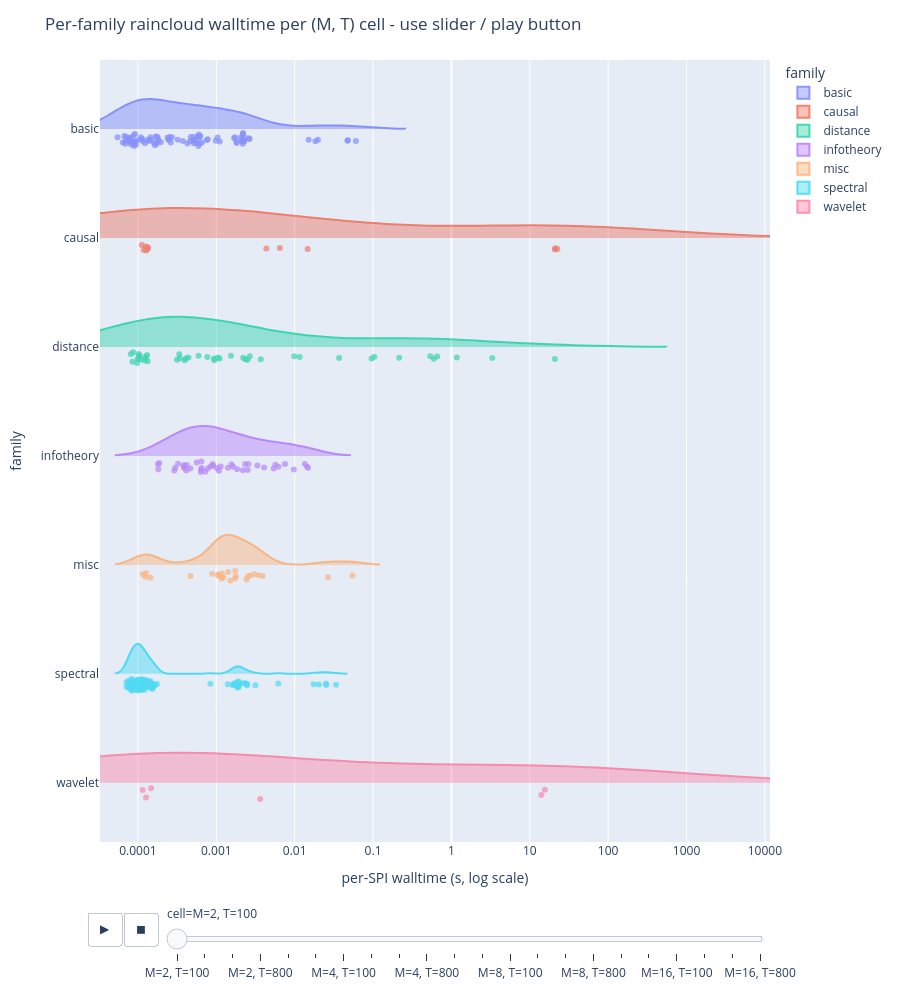

The notebook cell this image was saved under:
### Code cell
# Per-cell per-family raincloud view: each frame is one (M, T) cell, with
# one half violin plus jittered SPI points for each family row.
import plotly.express as px

df_pos = df.loc[df['walltime_s'] > 0].copy()

if len(df_pos):
    df_cell = df_pos.assign(
        cell=df_pos['M'].astype(str).radd('M=') + ', T=' + df_pos['T'].astype(str),
        log_walltime_s=np.log10(df_pos['walltime_s']),
    )
    cell_order = sorted(df_cell['cell'].unique(),
                        key=lambda s: (int(s.split(',')[0][2:]), int(s.split('T=')[1])))
    family_order = sorted(df_cell['family'].unique())

    fill = []
    for cell in cell_order:
        present = set(df_cell.loc[df_cell['cell'] == cell, 'family'])
        for fam in family_order:
            if fam not in present:
                fill.append({'cell': cell, 'family': fam, 'spi': '',
                             'walltime_s': float('nan'), 'log_walltime_s': float('nan'),
                             'M': None, 'T': None})
    if fill:
        df_cell = pd.concat([df_cell, pd.DataFrame(fill)], ignore_index=True)

    exp_min = int(np.floor(df_cell['log_walltime_s'].min()))
    exp_max = int(np.ceil(df_cell['log_walltime_s'].max()))
    tickvals = list(range(exp_min, exp_max + 1))
    ticktext = [f'{10**exp:g}' for exp in tickvals]

    fig = px.violin(
        df_cell,
        x='log_walltime_s', y='family', color='family',
        animation_frame='cell',
        category_orders={'cell': cell_order, 'family': family_order},
        hover_data={
            'spi': True, 'M': True, 'T': True,
            'walltime_s': ':.4f', 'family': False, 'cell': False,
            'log_walltime_s': False,
        },
        points='all',
        height=1000,
        range_x=[df_cell['log_walltime_s'].min() - 0.2,
                 df_cell['log_walltime_s'].max() + 0.2],
    )

    style = {
        'side': 'positive',
        'pointpos': -0.35,
        'jitter': 0.22,
        'width': 0.55,
        'meanline_visible': False,
        'box_visible': False,
        'marker': {'size': 6, 'opacity': 0.72},
        'opacity': 0.72,
    }
    for trace in fig.data:
        trace.update(**style)
    for frame in fig.frames:
        for trace in frame.data:
            trace.update(**style)

    fig.update_layout(
        xaxis={
            'title': 'per-SPI walltime (s, log scale)',
            'tickmode': 'array',
            'tickvals': tickvals,
            'ticktext': ticktext,
        },
        yaxis_title='family',
        title='Per-family raincloud walltime per (M, T) cell - use slider / play button',
        legend_title_text='family',
        margin={'l': 100, 'r': 20, 't': 60, 'b': 80},
    )
    fig.show()
else:
    print('(no data yet)')

### Figure 1 — Plotly figure (JSON) as saved in the notebook; plotly's stock layout.template omitted (floating-point values rounded to 4 significant figures; data arrays with more than 128 entries replaced by an {"elided": "..."} marker saying what was removed)
{"data": [{"alignmentgroup": "True", "box": {"visible": false}, "customdata": {"elided": "84x5 mixed values"}, "hovertemplate": "spi=%{customdata[0]}<br>M=%{customdata[1]}<br>T=%{customdata[2]}<br>walltime_s=%{customdata[3]:.4f}<extra></extra>", "jitter": 0.22, "legendgroup": "basic", "marker": {"color": "#636efa", "opacity": 0.72, "size": 6}, "meanline": {"visible": false}, "name": "basic", "offsetgroup": "basic", "opacity": 0.72, "orientation": "h", "pointpos": -0.35, "points": "all", "scalegroup": "True", "showlegend": true, "side": "positive", "type": "violin", "width": 0.55, "x": [-1.219, -1.326, -2.956, -1.321, -3.183, -1.735, -3.007, -3.223, -3.983, -4.027, -4.102, -3.939, -4.046, -4.036, -4.131, -4.161, -4.081, -4.092, -4.194, -3.963, -4.149, -4.26, -4.174, -4.051, -3.759, -3.91, -4.081, -4.108, -4.056, -4.161, -4.032, -4.027, -1.703, -3.369, -2.577, -3.122, -3.426, -3.623, -3.595, -3.738, -3.772, -3.796, -3.839, -3.827, -3.87, -3.754, -3.708, -3.564, -3.863, -3.943, -3.212, -3.237, -3.327, -3.287, -3.293, -3.261, -3.214, -3.257, -3.334, -3.287, -3.11, -2.985, -3.228, -3.203, -2.584, -2.663, -2.649, -2.641, -2.662, -2.773, -2.739, -2.74, -2.659, -2.762, -2.67, -2.676, -2.688, -2.639, -1.822, -3.783, -3.745, -3.611, -3.58, -3.491], "x0": " ", "xaxis": "x", "y": ["basic", "basic", "basic", "basic", "basic", "basic", "basic", "basic", "basic", "basic", "basic", "basic", "basic", "basic", "basic", "basic", "basic", "basic", "basic", "basic", "basic", "basic", "basic", "basic", "basic", "basic", "basic", "basic", "basic", "basic", "basic", "basic", "basic", "basic", "basic", "basic", "basic", "basic", "basic", "basic", "basic", "basic", "basic", "basic", "basic", "basic", "basic", "basic", "basic", "basic", "basic", "basic", "basic", "basic", "basic", "basic", "basic", "basic", "basic", "basic", "basic", "basic", "basic", "basic", "basic", "basic", "basic", "basic", "basic", "basic", "basic", "basic", "basic", "basic", "basic", "basic", "basic", "basic", "basic", "basic", "basic", "basic", "basic", "basic"], "y0": " ", "yaxis": "y"}, {"alignmentgroup": "True", "box": {"visible": false}, "customdata": [["anm", 2, 100, 0.006462, "M=2, T=100"], ["cds", 2, 100, 0.01466, "M=2, T=100"], ["reci", 2, 100, 0.00435, "M=2, T=100"], ["ccm_E-None_mean", 2, 100, 22.48, "M=2, T=100"], ["ccm_E-None_max", 2, 100, 0.000135, "M=2, T=100"], ["ccm_E-None_diff", 2, 100, 0.000133, "M=2, T=100"], ["ccm_E-1_mean", 2, 100, 20.97, "M=2, T=100"], ["ccm_E-1_max", 2, 100, 0.000119, "M=2, T=100"], ["ccm_E-1_diff", 2, 100, 0.000128, "M=2, T=100"], ["ccm_E-10_mean", 2, 100, 21.09, "M=2, T=100"], ["ccm_E-10_max", 2, 100, 0.000112, "M=2, T=100"], ["ccm_E-10_diff", 2, 100, 0.000126, "M=2, T=100"]], "hovertemplate": "spi=%{customdata[0]}<br>M=%{customdata[1]}<br>T=%{customdata[2]}<br>walltime_s=%{customdata[3]:.4f}<extra></extra>", "jitter": 0.22, "legendgroup": "causal", "marker": {"color": "#EF553B", "opacity": 0.72, "size": 6}, "meanline": {"visible": false}, "name": "causal", "offsetgroup": "causal", "opacity": 0.72, "orientation": "h", "pointpos": -0.35, "points": "all", "scalegroup": "True", "showlegend": true, "side": "positive", "type": "violin", "width": 0.55, "x": [-2.19, -1.834, -2.362, 1.352, -3.87, -3.876, 1.322, -3.924, -3.893, 1.324, -3.951, -3.9], "x0": " ", "xaxis": "x", "y": ["causal", "causal", "causal", "causal", "causal", "causal", "causal", "causal", "causal", "causal", "causal", "causal"], "y0": " ", "yaxis": "y"}, {"alignmentgroup": "True", "box": {"visible": false}, "customdata": {"elided": "44x5 mixed values"}, "hovertemplate": "spi=%{customdata[0]}<br>M=%{customdata[1]}<br>T=%{customdata[2]}<br>walltime_s=%{customdata[3]:.4f}<extra></extra>", "jitter": 0.22, "legendgroup": "distance", "marker": {"color": "#00cc96", "opacity": 0.72, "size": 6}, "meanline": {"visible": false}, "name": "distance", "offsetgroup": "distance", "opacity": 0.72, "orientation": "h", "pointpos": -0.35, "points": "all", "scalegroup": "True", "showlegend": true, "side": "positive", "type": "violin", "width": 0.55, "x": [-3.115, -3.389, -3.226, -3.356, -3.405, -3.502, 1.32, -2.813, -2.005, -2.572, -2.658, -0.2704, -1.432, -0.9843, -2.432, -1.937, -1.019, 0.5219, -3.472, -3.883, -3.876, -0.6667, -2.6, -2.629, -0.2239, -2.957, -3.031, -3.025, -3.991, -0.1814, -3.9, -2.981, -3.987, 0.06885, -3.917, -3.903, -4.009, -3.967, -4.071, -3.979, -4.06, -4.004, -4.092, -3.466], "x0": " ", "xaxis": "x", "y": ["distance", "distance", "distance", "distance", "distance", "distance", "distance", "distance", "distance", "distance", "distance", "distance", "distance", "distance", "distance", "distance", "distance", "distance", "distance", "distance", "distance", "distance", "distance", "distance", "distance", "distance", "distance", "distance", "distance", "distance", "distance", "distance", "distance", "distance", "distance", "distance", "distance", "distance", "distance", "distance", "distance", "distance", "distance", "distance"], "y0": " ", "yaxis": "y"}, {"alignmentgroup": "True", "box": {"visible": false}, "customdata": {"elided": "43x5 mixed values"}, "hovertemplate": "spi=%{customdata[0]}<br>M=%{customdata[1]}<br>T=%{customdata[2]}<br>walltime_s=%{customdata[3]:.4f}<extra></extra>", "jitter": 0.22, "legendgroup": "infotheory", "marker": {"color": "#ab63fa", "opacity": 0.72, "size": 6}, "meanline": {"visible": false}, "name": "infotheory", "offsetgroup": "infotheory", "opacity": 0.72, "orientation": "h", "pointpos": -0.35, "points": "all", "scalegroup": "True", "showlegend": true, "side": "positive", "type": "violin", "width": 0.55, "x": [-3.535, -3.376, -3.408, -3.745, -3.523, -3.412, -2.806, -2.599, -2.123, -3.416, -3.331, -3.109, -3.382, -3.191, -2.661, -3.199, -2.966, -2.59, -3.19, -2.944, -2.632, -3.74, -3.188, -3.25, -3.041, -3.728, -2.995, -3.047, -3.076, -2.011, -1.87, -2.245, -2.267, -2.786, -2.85, -2.476, -3.488, -3.141, -2.734, -2.206, -2.391, -1.83, -1.842], "x0": " ", "xaxis": "x", "y": ["infotheory", "infotheory", "infotheory", "infotheory", "infotheory", "infotheory", "infotheory", "infotheory", "infotheory", "infotheory", "infotheory", "infotheory", "infotheory", "infotheory", "infotheory", "infotheory", "infotheory", "infotheory", "infotheory", "infotheory", "infotheory", "infotheory", "infotheory", "infotheory", "infotheory", "infotheory", "infotheory", "infotheory", "infotheory", "infotheory", "infotheory", "infotheory", "infotheory", "infotheory", "infotheory", "infotheory", "infotheory", "infotheory", "infotheory", "infotheory", "infotheory", "infotheory", "infotheory"], "y0": " ", "yaxis": "y"}, {"alignmentgroup": "True", "box": {"visible": false}, "customdata": [["lmfit_Ridge", 2, 100, 0.00243, "M=2, T=100"], ["lmfit_Lasso", 2, 100, 0.001771, "M=2, T=100"], ["lmfit_SGDRegressor", 2, 100, 0.001731, "M=2, T=100"], ["lmfit_ElasticNet", 2, 100, 0.001507, "M=2, T=100"], ["lmfit_BayesianRidge", 2, 100, 0.003063, "M=2, T=100"], ["gpfit_DotProduct", 2, 100, 0.02658, "M=2, T=100"], ["gpfit_RBF", 2, 100, 0.05485, "M=2, T=100"], ["coint_johansen_max_eig_stat_order-0_ardiff-10", 2, 100, 0.003895, "M=2, T=100"], ["coint_johansen_trace_stat_order-0_ardiff-10", 2, 100, 0.000145, "M=2, T=100"], ["coint_johansen_max_eig_stat_order-0_ardiff-1", 2, 100, 0.001177, "M=2, T=100"], ["coint_johansen_trace_stat_order-0_ardiff-1", 2, 100, 0.000127, "M=2, T=100"], ["coint_johansen_max_eig_stat_order-1_ardiff-10", 2, 100, 0.001228, "M=2, T=100"], ["coint_johansen_trace_stat_order-1_ardiff-10", 2, 100, 0.000125, "M=2, T=100"], ["coint_johansen_max_eig_stat_order-1_ardiff-1", 2, 100, 0.000883, "M=2, T=100"], ["coint_johansen_trace_stat_order-1_ardiff-1", 2, 100, 0.000115, "M=2, T=100"], ["coint_aeg_tstat_trend-c_autolag-aic_maxlag-10", 2, 100, 0.00349, "M=2, T=100"], ["coint_aeg_tstat_trend-ct_autolag-aic_maxlag-10", 2, 100, 0.00273, "M=2, T=100"], ["coint_aeg_tstat_trend-ct_autolag-bic_maxlag-10", 2, 100, 0.002536, "M=2, T=100"], ["pec", 2, 100, 0.001744, "M=2, T=100"], ["pec_orth", 2, 100, 0.001419, "M=2, T=100"], ["pec_log", 2, 100, 0.001173, "M=2, T=100"], ["pec_orth_log", 2, 100, 0.001142, "M=2, T=100"], ["pec_orth_abs", 2, 100, 0.001067, "M=2, T=100"], ["pec_orth_log_abs", 2, 100, 0.00105, "M=2, T=100"], ["ids", 2, 100, 0.000468, "M=2, T=100"]], "hovertemplate": "spi=%{customdata[0]}<br>M=%{customdata[1]}<br>T=%{customdata[2]}<br>walltime_s=%{customdata[3]:.4f}<extra></extra>", "jitter": 0.22, "legendgroup": "misc", "marker": {"color": "#FFA15A", "opacity": 0.72, "size": 6}, "meanline": {"visible": false}, "name": "misc", "offsetgroup": "misc", "opacity": 0.72, "orientation": "h", "pointpos": -0.35, "points": "all", "scalegroup": "True", "showlegend": true, "side": "positive", "type": "violin", "width": 0.55, "x": [-2.614, -2.752, -2.762, -2.822, -2.514, -1.576, -1.261, -2.409, -3.839, -2.929, -3.896, -2.911, -3.903, -3.054, -3.939, -2.457, -2.564, -2.596, -2.758, -2.848, -2.931, -2.942, -2.972, -2.979, -3.33], "x0": " ", "xaxis": "x", "y": ["misc", "misc", "misc", "misc", "misc", "misc", "misc", "misc", "misc", "misc", "misc", "misc", "misc", "misc", "misc", "misc", "misc", "misc", "misc", "misc", "misc", "misc", "misc", "misc", "misc"], "y0": " ", "yaxis": "y"}, {"alignmentgroup": "True", "box": {"visible": false}, "customdata": {"elided": "114x5 mixed values"}, "hovertemplate": "spi=%{customdata[0]}<br>M=%{customdata[1]}<br>T=%{customdata[2]}<br>walltime_s=%{customdata[3]:.4f}<extra></extra>", "jitter": 0.22, "legendgroup": "spectral", "marker": {"color": "#19d3f3", "opacity": 0.72, "size": 6}, "meanline": {"visible": false}, "name": "spectral", "offsetgroup": "spectral", "opacity": 0.72, "orientation": "h", "pointpos": -0.35, "points": "all", "scalegroup": "True", "showlegend": true, "side": "positive", "type": "violin", "width": 0.55, "x": [-2.632, -2.753, -3.873, -3.924, -4.081, -4.056, -2.728, -3.921, -3.983, -4.051, -4.108, -4.046, -2.753, -3.939, -4.009, -4.081, -4.114, -4.125, -2.647, -2.698, -2.715, -2.776, -3.951, -3.987, -3.983, -4.076, -4.102, -2.79, -3.975, -4.022, -4.102, -4.143, -4.149, -2.77, -3.903, -3.936, -3.975, -4.009, -4.051, -2.715, -3.947, -3.886, -4.092, -4.125, -3.963, -2.711, -3.936, -3.979, -3.967, -4.013, -4.081, -2.722, -3.914, -3.963, -4.022, -4.081, -4.092, -1.691, -3.815, -3.917, -3.812, -4.022, -4.0, -1.597, -3.839, -3.886, -3.991, -4.046, -4.086, -1.758, -3.807, -3.939, -4.032, -4.076, -4.092, -1.601, -3.839, -3.939, -4.018, -4.06, -4.086, -1.472, -3.83, -3.91, -4.013, -4.041, -4.06, -2.501, -2.604, -2.609, -2.209, -3.827, -3.914, -3.757, -3.983, -4.036, -2.854, -3.783, -3.812, -3.075, -3.807, -3.836, -2.733, -3.796, -3.81, -3.879, -3.963, -3.991, -3.939, -4.009, -4.009, -3.917, -3.979, -4.0], "x0": " ", "xaxis": "x", "y": ["spectral", "spectral", "spectral", "spectral", "spectral", "spectral", "spectral", "spectral", "spectral", "spectral", "spectral", "spectral", "spectral", "spectral", "spectral", "spectral", "spectral", "spectral", "spectral", "spectral", "spectral", "spectral", "spectral", "spectral", "spectral", "spectral", "spectral", "spectral", "spectral", "spectral", "spectral", "spectral", "spectral", "spectral", "spectral", "spectral", "spectral", "spectral", "spectral", "spectral", "spectral", "spectral", "spectral", "spectral", "spectral", "spectral", "spectral", "spectral", "spectral", "spectral", "spectral", "spectral", "spectral", "spectral", "spectral", "spectral", "spectral", "spectral", "spectral", "spectral", "spectral", "spectral", "spectral", "spectral", "spectral", "spectral", "spectral", "spectral", "spectral", "spectral", "spectral", "spectral", "spectral", "spectral", "spectral", "spectral", "spectral", "spectral", "spectral", "spectral", "spectral", "spectral", "spectral", "spectral", "spectral", "spectral", "spectral", "spectral", "spectral", "spectral", "spectral", "spectral", "spectral", "spectral", "spectral", "spectral", "spectral", "spectral", "spectral", "spectral", "spectral", "spectral", "spectral", "spectral", "spectral", "spectral", "spectral", "spectral", "spectral", "spectral", "spectral", "spectral", "spectral", "spectral"], "y0": " ", "yaxis": "y"}, {"alignmentgroup": "True", "box": {"visible": false}, "customdata": [["psi_wavelet_mean_fs-1_fmin-0_fmax-0-5_mean", 2, 100, 15.59, "M=2, T=100"], ["psi_wavelet_mean_fs-1_fmin-0_fmax-0-25_mean", 2, 100, 14.06, "M=2, T=100"], ["psi_wavelet_mean_fs-1_fmin-0-25_fmax-0-5_mean", 2, 100, 0.00364, "M=2, T=100"], ["psi_wavelet_max_fs-1_fmin-0_fmax-0-5_max", 2, 100, 0.000147, "M=2, T=100"], ["psi_wavelet_max_fs-1_fmin-0_fmax-0-25_max", 2, 100, 0.000127, "M=2, T=100"], ["psi_wavelet_max_fs-1_fmin-0-25_fmax-0-5_max", 2, 100, 0.000115, "M=2, T=100"]], "hovertemplate": "spi=%{customdata[0]}<br>M=%{customdata[1]}<br>T=%{customdata[2]}<br>walltime_s=%{customdata[3]:.4f}<extra></extra>", "jitter": 0.22, "legendgroup": "wavelet", "marker": {"color": "#FF6692", "opacity": 0.72, "size": 6}, "meanline": {"visible": false}, "name": "wavelet", "offsetgroup": "wavelet", "opacity": 0.72, "orientation": "h", "pointpos": -0.35, "points": "all", "scalegroup": "True", "showlegend": true, "side": "positive", "type": "violin", "width": 0.55, "x": [1.193, 1.148, -2.439, -3.833, -3.896, -3.939], "x0": " ", "xaxis": "x", "y": ["wavelet", "wavelet", "wavelet", "wavelet", "wavelet", "wavelet"], "y0": " ", "yaxis": "y"}], "layout": {"height": 1000, "legend": {"title": {"text": "family"}, "tracegroupgap": 0}, "margin": {"b": 80, "l": 100, "r": 20, "t": 60}, "sliders": [{"active": 0, "currentvalue": {"prefix": "cell="}, "len": 0.9, "pad": {"b": 10, "t": 60}, "steps": [{"args": [["M=2, T=100"], {"frame": {"duration": 0, "redraw": true}, "fromcurrent": true, "mode": "immediate", "transition": {"duration": 0, "easing": "linear"}}], "label": "M=2, T=100", "method": "animate"}, {"args": [["M=2, T=200"], {"frame": {"duration": 0, "redraw": true}, "fromcurrent": true, "mode": "immediate", "transition": {"duration": 0, "easing": "linear"}}], "label": "M=2, T=200", "method": "animate"}, {"args": [["M=2, T=400"], {"frame": {"duration": 0, "redraw": true}, "fromcurrent": true, "mode": "immediate", "transition": {"duration": 0, "easing": "linear"}}], "label": "M=2, T=400", "method": "animate"}, {"args": [["M=2, T=800"], {"frame": {"duration": 0, "redraw": true}, "fromcurrent": true, "mode": "immediate", "transition": {"duration": 0, "easing": "linear"}}], "label": "M=2, T=800", "method": "animate"}, {"args": [["M=2, T=1600"], {"frame": {"duration": 0, "redraw": true}, "fromcurrent": true, "mode": "immediate", "transition": {"duration": 0, "easing": "linear"}}], "label": "M=2, T=1600", "method": "animate"}, {"args": [["M=2, T=3200"], {"frame": {"duration": 0, "redraw": true}, "fromcurrent": true, "mode": "immediate", "transition": {"duration": 0, "easing": "linear"}}], "label": "M=2, T=3200", "method": "animate"}, {"args": [["M=4, T=100"], {"frame": {"duration": 0, "redraw": true}, "fromcurrent": true, "mode": "immediate", "transition": {"duration": 0, "easing": "linear"}}], "label": "M=4, T=100", "method": "animate"}, {"args": [["M=4, T=200"], {"frame": {"duration": 0, "redraw": true}, "fromcurrent": true, "mode": "immediate", "transition": {"duration": 0, "easing": "linear"}}], "label": "M=4, T=200", "method": "animate"}, {"args": [["M=4, T=400"], {"frame": {"duration": 0, "redraw": true}, "fromcurrent": true, "mode": "immediate", "transition": {"duration": 0, "easing": "linear"}}], "label": "M=4, T=400", "method": "animate"}, {"args": [["M=4, T=800"], {"frame": {"duration": 0, "redraw": true}, "fromcurrent": true, "mode": "immediate", "transition": {"duration": 0, "easing": "linear"}}], "label": "M=4, T=800", "method": "animate"}, {"args": [["M=4, T=1600"], {"frame": {"duration": 0, "redraw": true}, "fromcurrent": true, "mode": "immediate", "transition": {"duration": 0, "easing": "linear"}}], "label": "M=4, T=1600", "method": "animate"}, {"args": [["M=4, T=3200"], {"frame": {"duration": 0, "redraw": true}, "fromcurrent": true, "mode": "immediate", "transition": {"duration": 0, "easing": "linear"}}], "label": "M=4, T=3200", "method": "animate"}, {"args": [["M=8, T=100"], {"frame": {"duration": 0, "redraw": true}, "fromcurrent": true, "mode": "immediate", "transition": {"duration": 0, "easing": "linear"}}], "label": "M=8, T=100", "method": "animate"}, {"args": [["M=8, T=200"], {"frame": {"duration": 0, "redraw": true}, "fromcurrent": true, "mode": "immediate", "transition": {"duration": 0, "easing": "linear"}}], "label": "M=8, T=200", "method": "animate"}, {"args": [["M=8, T=400"], {"frame": {"duration": 0, "redraw": true}, "fromcurrent": true, "mode": "immediate", "transition": {"duration": 0, "easing": "linear"}}], "label": "M=8, T=400", "method": "animate"}, {"args": [["M=8, T=800"], {"frame": {"duration": 0, "redraw": true}, "fromcurrent": true, "mode": "immediate", "transition": {"duration": 0, "easing": "linear"}}], "label": "M=8, T=800", "method": "animate"}, {"args": [["M=8, T=1600"], {"frame": {"duration": 0, "redraw": true}, "fromcurrent": true, "mode": "immediate", "transition": {"duration": 0, "easing": "linear"}}], "label": "M=8, T=1600", "method": "animate"}, {"args": [["M=8, T=3200"], {"frame": {"duration": 0, "redraw": true}, "fromcurrent": true, "mode": "immediate", "transition": {"duration": 0, "easing": "linear"}}], "label": "M=8, T=3200", "method": "animate"}, {"args": [["M=16, T=100"], {"frame": {"duration": 0, "redraw": true}, "fromcurrent": true, "mode": "immediate", "transition": {"duration": 0, "easing": "linear"}}], "label": "M=16, T=100", "method": "animate"}, {"args": [["M=16, T=200"], {"frame": {"duration": 0, "redraw": true}, "fromcurrent": true, "mode": "immediate", "transition": {"duration": 0, "easing": "linear"}}], "label": "M=16, T=200", "method": "animate"}, {"args": [["M=16, T=400"], {"frame": {"duration": 0, "redraw": true}, "fromcurrent": true, "mode": "immediate", "transition": {"duration": 0, "easing": "linear"}}], "label": "M=16, T=400", "method": "animate"}, {"args": [["M=16, T=800"], {"frame": {"duration": 0, "redraw": true}, "fromcurrent": true, "mode": "immediate", "transition": {"duration": 0, "easing": "linear"}}], "label": "M=16, T=800", "method": "animate"}], "x": 0.1, "xanchor": "left", "y": 0, "yanchor": "top"}], "title": {"text": "Per-family raincloud walltime per (M, T) cell - use slider / play button"}, "updatemenus": [{"buttons": [{"args": [null, {"frame": {"duration": 500, "redraw": true}, "fromcurrent": true, "mode": "immediate", "transition": {"duration": 500, "easing": "linear"}}], "label": "&#9654;", "method": "animate"}, {"args": [[null], {"frame": {"duration": 0, "redraw": true}, "fromcurrent": true, "mode": "immediate", "transition": {"duration": 0, "easing": "linear"}}], "label": "&#9724;", "method": "animate"}], "direction": "left", "pad": {"r": 10, "t": 70}, "showactive": false, "type": "buttons", "x": 0.1, "xanchor": "right", "y": 0, "yanchor": "top"}], "violinmode": "overlay", "xaxis": {"anchor": "y", "domain": [0, 1], "range": [-4.484, 4.065], "tickmode": "array", "ticktext": ["1e-05", "0.0001", "0.001", "0.01", "0.1", "1", "10", "100", "1000", "10000"], "tickvals": [-5, -4, -3, -2, -1, 0, 1, 2, 3, 4], "title": {"text": "per-SPI walltime (s, log scale)"}}, "yaxis": {"anchor": "x", "categoryarray": ["wavelet", "spectral", "misc", "infotheory", "distance", "causal", "basic"], "categoryorder": "array", "domain": [0, 1], "title": {"text": "family"}}}}
